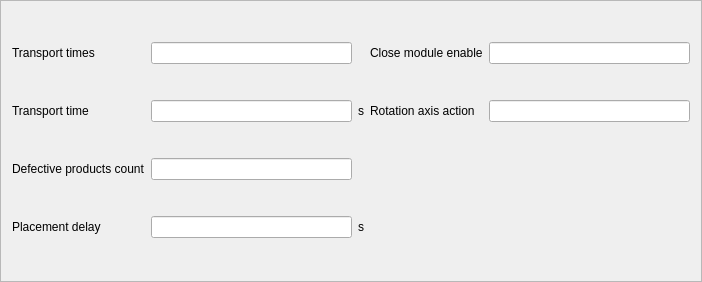
<?xml version="1.0" encoding="UTF-8"?>
<ui version="4.0">
 <class>PlacementOtherFrame</class>
 <widget class="QFrame" name="PlacementOtherFrame">
  <property name="geometry">
   <rect>
    <x>0</x>
    <y>0</y>
    <width>702</width>
    <height>282</height>
   </rect>
  </property>
  <property name="windowTitle">
   <string>Frame</string>
  </property>
  <property name="frameShape">
   <enum>QFrame::StyledPanel</enum>
  </property>
  <property name="frameShadow">
   <enum>QFrame::Raised</enum>
  </property>
  <layout class="QGridLayout" name="gridLayout">
   <property name="horizontalSpacing">
    <number>6</number>
   </property>
   <item row="0" column="0">
    <widget class="QLabel" name="label">
     <property name="text">
      <string>Transport times</string>
     </property>
    </widget>
   </item>
   <item row="0" column="1">
    <widget class="QLineEdit" name="lineEdit"/>
   </item>
   <item row="0" column="3">
    <widget class="QLabel" name="label_5">
     <property name="text">
      <string>Close module enable</string>
     </property>
    </widget>
   </item>
   <item row="0" column="4">
    <widget class="QLineEdit" name="lineEdit_5"/>
   </item>
   <item row="1" column="0">
    <widget class="QLabel" name="label_2">
     <property name="text">
      <string>Transport time</string>
     </property>
    </widget>
   </item>
   <item row="1" column="1">
    <widget class="QLineEdit" name="lineEdit_2"/>
   </item>
   <item row="1" column="2">
    <widget class="QLabel" name="label_7">
     <property name="text">
      <string>s</string>
     </property>
    </widget>
   </item>
   <item row="1" column="3">
    <widget class="QLabel" name="label_6">
     <property name="text">
      <string>Rotation axis action</string>
     </property>
    </widget>
   </item>
   <item row="1" column="4">
    <widget class="QLineEdit" name="lineEdit_6"/>
   </item>
   <item row="2" column="0">
    <widget class="QLabel" name="label_3">
     <property name="text">
      <string>Defective products count</string>
     </property>
    </widget>
   </item>
   <item row="2" column="1">
    <widget class="QLineEdit" name="lineEdit_3"/>
   </item>
   <item row="3" column="0">
    <widget class="QLabel" name="label_4">
     <property name="text">
      <string>Placement delay</string>
     </property>
    </widget>
   </item>
   <item row="3" column="1">
    <widget class="QLineEdit" name="lineEdit_4"/>
   </item>
   <item row="3" column="2">
    <widget class="QLabel" name="label_8">
     <property name="text">
      <string>s</string>
     </property>
    </widget>
   </item>
  </layout>
 </widget>
 <resources/>
 <connections/>
</ui>
